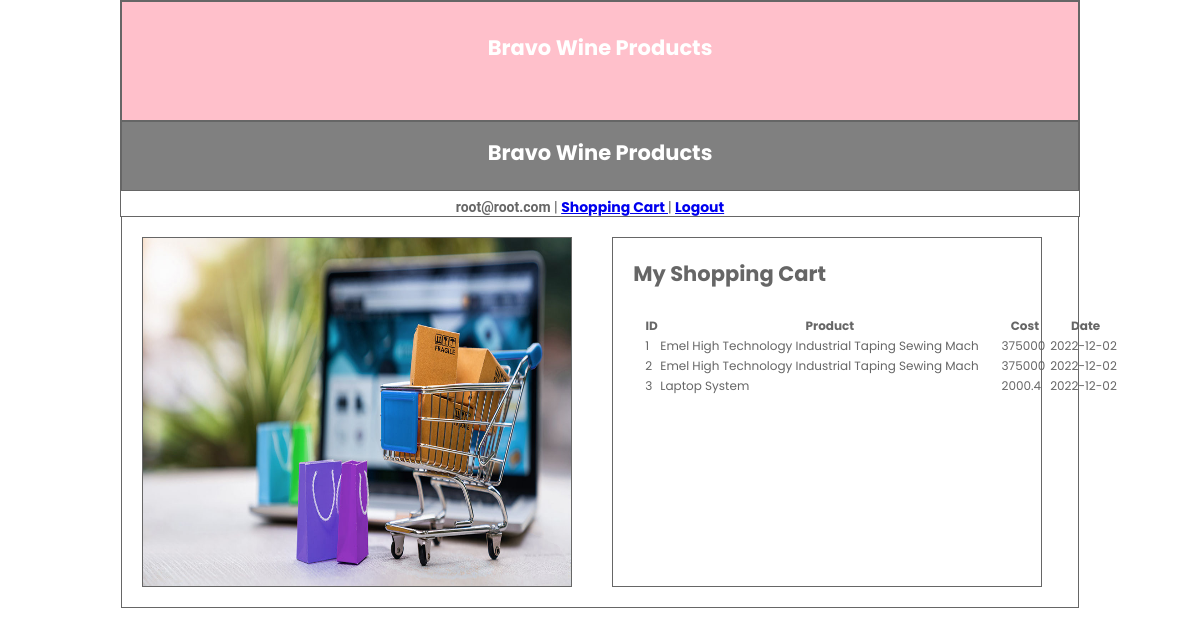
The page /shopping_cart.php (signed in) on the database its author committed.
### tables this page shows
CREATE TABLE `orders` (
  `id` int(11) NOT NULL,
  `product_name` varchar(50) NOT NULL,
  `customer` varchar(50) NOT NULL,
  `customer_email` varchar(50) NOT NULL,
  `selling_price` float NOT NULL,
  `quantity` int(11) NOT NULL,
  `order_date` date NOT NULL
);

### shopping_cart.php (the view, shortened to what this page needs)
<!DOCTYPE>
<html>
<head>
    <link rel="stylesheet" href="style.css" type="text/css" />
  </head>
  <body>
    <div id="product_container">
      <div class="product_head">
        <h2 style="text-align: center; margin-top: 30px; color: white;">Bravo Wine Products</h2>
      </div>
      <div class="product_headings">
        <h2 style="text-align: center; margin-top: 15px; color: white;">Bravo Wine Products</h2>
      </div>
      <div class="product_user">
        <p style="text-align: center; padding: 5px; margin-right: 20px; font-weight: bold;"> <?php echo $_SESSION['email']; ?> | <a href="shopping_cart.php">Shopping Cart </a> | <a href="logout.php">Logout</a></p>
      </div>
      <div class="product_dashboard">
        <div class="product_details">
          <img src="Images/ecommerce.jpg" width="100%" height="100%" />
        </div>
        <div class="product_details">
          <form method="post">
          <h2>My Shopping Cart</h2><br>
            <table border=0 width=500 style="font-size: 12px; padding: 10px;">
              <tr>
                <th> ID</th>
                <th>Product</th>
                <th>Cost</th>
                <th>Date</th>
              </tr>
              <?php
              include 'connect.inc.php';
              $email = $_SESSION['email'];
              $select = "SELECT * FROM orders WHERE customer_email = '$email'";
              $query = mysqli_query($connect, $select);
              while($data = mysqli_fetch_assoc($query)){
                $pid = $data['id'];
                $pname = $data['product_name'];
                $cost = $data['selling_price'];
                $date = $data['order_date'];
                echo "<tr>
                  <td>$pid</td>
                  <td>$pname</td>
                  <td>$cost</td>
                  <td>$date</td>
                </tr>";
              }
              ?>
            </table>
          </form>
        </div>
      </div>
    </div>
  </body>
</html>

### style.css (style rules this page uses)
* { margin: 0; padding: 0; box-sizing: border-box; font-family: 'Poppins',sans-serif; }
html, body { min-height: 100%; }
body, div, form, input, select, p { padding: 0; margin: 0; outline: none; font-family: Roboto, Arial, sans-serif; font-size: 14px; color: #666; }
form { width: 100%; padding: 20px; }
* { margin: opx; padding: auto; }
#product_container { width: 80%; height: auto; border: 1px solid; margin-left: 10%; margin-right: 10%; }
.product_head { width: 100%; height: 120px; border: 1px solid; background-color: pink; }
.product_headings { width: 100%; height: 70px; border: 1px solid; background-color: grey; }
.product_user { width: 100%; height: 25px; border: 1px solid; color: white; text-align: right; }
.product_dashboard { width: 100%; height: auto; border: 1px solid; background-color: white; float: left; }
p { text-align: center; }
.product_details { width: 45%; height: 350px; border: 1px solid; margin: 20px; float: left; }

### rows shown on the page
orders: id "1", product_name "Emel High Technology Industrial Taping Sewing Mach", selling_price "375000", order_date "2022-12-02"
orders: id "2", product_name "Emel High Technology Industrial Taping Sewing Mach", selling_price "375000", order_date "2022-12-02"
orders: id "3", product_name "Laptop System", selling_price "2000.4", order_date "2022-12-02"

### other values the page prints
$_SESSION['email'] "root@root.com"
